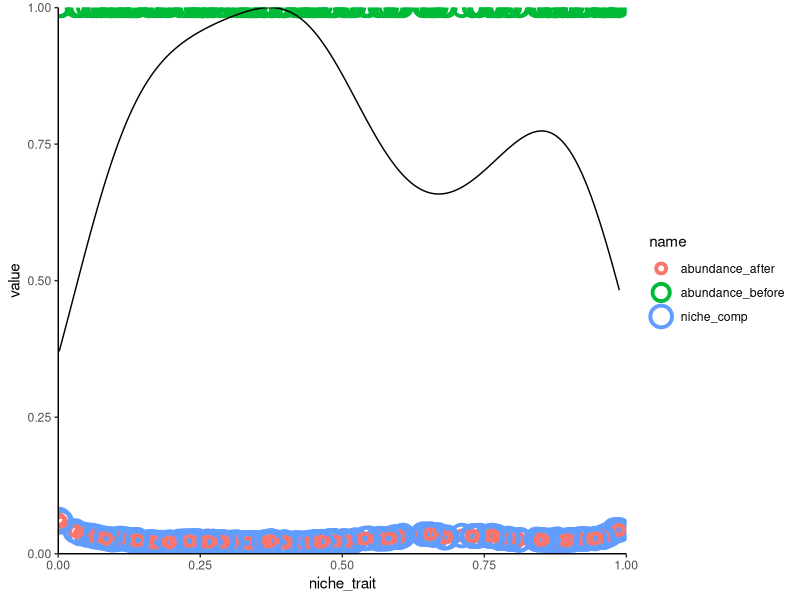
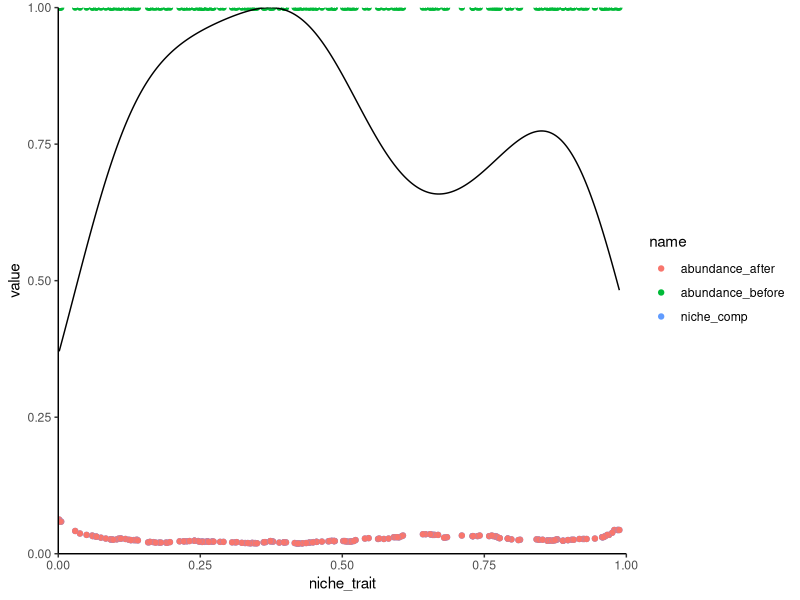

These figures' R source, in order:
# set session ####
library(tidyverse)

# set conditions ####
no_spp           <- 200           # number of species
niche_trait      <- runif(no_spp) # generate random traits
niche_width      <- 0.1           # competitive range
abundance_before <- runif(no_spp, min=1,max=1) # generate random initial abundances

names(niche_trait) <- 1:no_spp
names(abundance_before) <- 1:no_spp

# competition function ####
niche_comp    <- c() # nice vector house to put the competitive penalties in

for(i in 1:length(niche_trait)){
  sp_i        <- niche_trait[i] # niche trait of the species
  comp_range  <- c(sp_i-niche_width,sp_i+niche_width) # find the range of competition
  spp_comp    <- subset(niche_trait, niche_trait>comp_range[1] & niche_trait<comp_range[2]) # filter out non-competing species
  abd_comp    <- abundance_before[names(spp_comp)]
  comp_i      <- abundance_before[i]/sum(abd_comp) # competitive penalty is the proportion of abundance that species has in the competitive space
  #comp_i      <- (1/length(spp_comp)) # competitive penalty is the reciprocal of the number of competing species
  niche_comp  <- c(niche_comp,comp_i) # store penalty in the penalty vector
  
}

# calculate abundance ####
abundance_after  <- abundance_before*niche_comp

# plot ####
data <- data.frame(niche_trait,
                   niche_comp,
                   abundance_before,
                   abundance_after)

data_plot <- pivot_longer(data = data,
                          cols = (c(niche_comp,
                                    abundance_before,
                                    abundance_after)))

ggplot(data_plot) +
  geom_point(aes(x=niche_trait, y=value, size = name, colour = name), shape = 21, stroke = 2) +
  geom_density(data = data, aes(x=niche_trait, y=..scaled..)) +
  coord_cartesian(expand = FALSE,
                  xlim = c(0, 1), ylim = c(0, 1)) +
  theme_classic()

ggplot(data_plot) +
  geom_point(aes(x=niche_trait, y=value, colour = name)) +
  geom_density(data = data, aes(x=niche_trait, y=..scaled..)) +
  coord_cartesian(expand = FALSE,
                  xlim = c(0, 1), ylim = c(0, 1)) +
  theme_classic()

